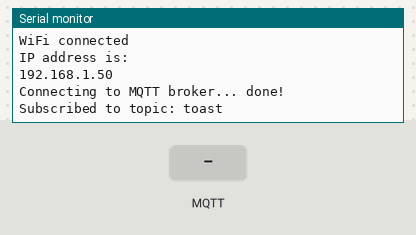
Recording of a sketch running on a simulated ESP8266 (NodeMCU). Shown: the last lines printed to the serial monitor. The inputs (shaded band) are chosen by the test bench. WiFi joins after 1.5 s; servers stay silent unless stated; no MQTT or app messages arrive unless stated.

Above: at 2.7 s.
2.8 s: MQTT message "1" arrives on the first subscribed topic
At 4.0 s:
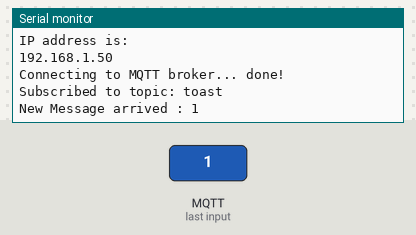
4.3 s: MQTT message "on" arrives on the first subscribed topic
At 5.3 s:
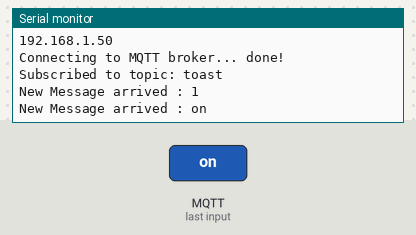
5.8 s: MQTT message "off" arrives on the first subscribed topic
At 6.5 s:
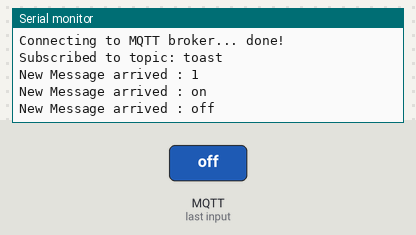

Measured:
- after the input at 2.8 s, the serial monitor: prints a new line at once (image 1)
- after the input at 4.3 s, the serial monitor: prints a new line at once (image 2)
- after the input at 5.8 s, the serial monitor: prints a new line at once (image 3)

The sketch:

Sub.ino
```cpp
#include "Sub.h"
#include "WifiClient.h"

char *ssid_wifi = "HIP";
char *pass_wifi = "bullshit1";

const char *mqtt_broker_ip = "172.20.10.2";
const int mqtt_broker_port = 1883;
const char *client_id = "sub";
const int num_subscribe_topics = 1;
String old_msg = "";
String subscribe_topics[num_subscribe_topics] =
    {"toast"};
const char *publish_topic = "toast";
WifiClient wifi_client(ssid_wifi, pass_wifi);
Subscriber subscriber(mqtt_broker_ip, mqtt_broker_port,
                       subscribe_topics, num_subscribe_topics);

void setup()
{
    Serial.begin(9600);
    wifi_client.connect();
    subscriber.connect(client_id);
}

void loop()
{
    subscriber.check_connection(client_id);
    String msg = subscriber.get_msg();
    if (msg != old_msg){
        Serial.println("New Message arrived : " + msg);
        old_msg = msg;
    }
}
```

Sub.cpp
```cpp
#include "Sub.h"
#include <MQTT.h>
#include <ESP8266WiFi.h>

WiFiClient _wifi_client;
String _msg;
String _topic;
int _num_subscribe_topics;

Subscriber::Subscriber(const char *mqtt_broker_ip, const int mqtt_broker_port)
{
    _mqtt_client.begin(mqtt_broker_ip, _wifi_client);
}

Subscriber::Subscriber(const char *mqtt_broker_ip, const int mqtt_broker_port, String *subscribe_topics, const int num_subscribe_topics)
{
    _mqtt_client.begin(mqtt_broker_ip, _wifi_client);
    _subscribe_topics = subscribe_topics;
    _num_subscribe_topics = num_subscribe_topics;
}

void callback(String &topic, String &payload)
{

    // Serial.println("Message arrived [" + topic + "]: " +
    //                payload);
    _msg = payload;
    _topic = topic;
}

void Subscriber::connect(const char *client_id)
{
    Serial.print("Connecting to MQTT broker... ");
    while (!_mqtt_client.connect(client_id, "public",
                                 "public"))
    {
        Serial.print(".");
        delay(1000);
    }
    Serial.println("done!");
    for (int i = 0; i < _num_subscribe_topics; i++)
    {
        _mqtt_client.onMessage(callback);
        _mqtt_client.subscribe(_subscribe_topics[i]);
        Serial.println("Subscribed to topic: " +
                       _subscribe_topics[i]);
    }
}


void Subscriber::check_connection(const char *client_id)
{
    _mqtt_client.loop();
    delay(10);
    if (!_mqtt_client.connected())
        connect(client_id);
}

String Subscriber::get_msg() { return _msg; }

String Subscriber::get_topic() { return _topic; }

void Subscriber::reset_msg()
{
    _msg = "";
    _topic = "";
}
```

Sub.h
```cpp
#include <Arduino.h>
#include <MQTT.h>

class Subscriber
{
public:
    Subscriber(const char *mqtt_broker_ip, const int
                                               mqtt_broker_port);
    Subscriber(const char *mqtt_broker_ip, const int mqtt_broker_port, String *subscribe_topics, const int num_subscribe_topics);
    void connect(const char *client_id);
    void check_connection(const char *client_id);
    String get_msg();
    String get_topic();
    void reset_msg();

private:
    MQTTClient _mqtt_client;
    String *_subscribe_topics;
    int _num_subscribe_topics;
};
```

WifiClient.cpp
```cpp
#include <ESP8266WiFi.h>
#include "WifiClient.h"


WifiClient::WifiClient(char *ssid, char *pass)
{
  _ssid = ssid;
  _pass = pass;
}

void WifiClient::connect()
{
  WiFiClient wifiClient;

  Serial.print("Connecting to WPA SSID [" + String(_ssid) + "]...");
  WiFi.begin(_ssid, _pass);
  while (WiFi.status() != WL_CONNECTED) {
       delay(500);
       Serial.print(".");
    }
  Serial.println("");
  Serial.println("WiFi connected");
  Serial.println("IP address is: ");
  Serial.println(WiFi.localIP());
}
```

WifiClient.h
```cpp
#include <ESP8266WiFi.h>

class WifiClient
{
  public:
    WifiClient(char *ssid, char *pass);
    void connect();
    int wifiStatus;

  private:
    char *_ssid;
    char *_pass;
};
```
